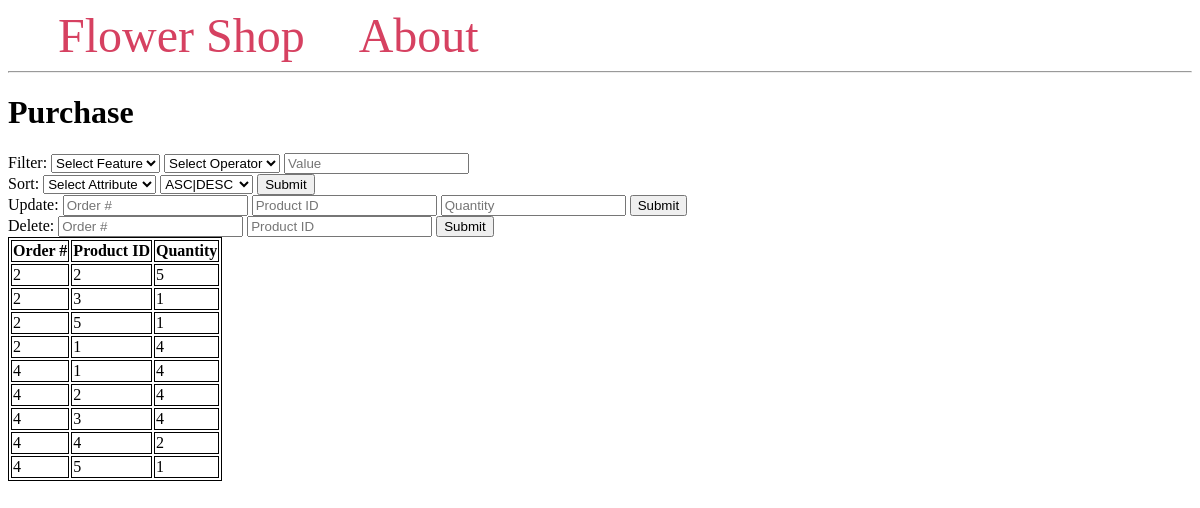
Before: /purchase with the older database file.
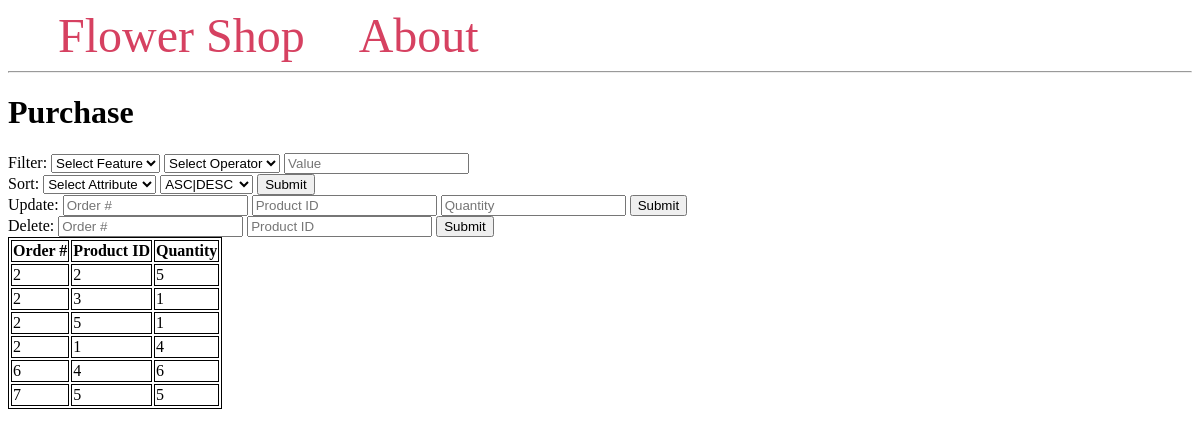
After: the same page with the newer database file.
### tables this page shows
CREATE TABLE purchase(
                orderID INTEGER NOT NULL,
                productID INTEGER NOT NULL,
                quantity INTEGER NOT NULL CHECK (quantity>0),
                PRIMARY KEY(orderID, productID)
                FOREIGN KEY (orderID)
                    REFERENCES orders (orderID)
                    ON DELETE CASCADE,
                FOREIGN KEY (productID)
                    REFERENCES product (productID)
                    ON DELETE CASCADE
            );

### main.py (the view, shortened to what this page needs)
@app.route("/purchase", methods=("GET", "POST"))
def purchase():
    conn = get_db_connection()
    cursor = conn.cursor()
    db = Database(conn, cursor)
    purchases = conn.execute("SELECT * FROM purchase").fetchall()
    return render_template("purchase.html", purchases=purchases)

### main.py (called while the page is built)
def get_db_connection():
    conn = sqlite3.connect('flowershopdatabase.db', check_same_thread=False)
    conn.execute("PRAGMA foreign_keys = 1")
    conn.row_factory = sqlite3.Row
    return conn

### templates/purchase.html (shortened to what this page needs)
{% extends 'base.html' %}
{% block content %}
    <h1>{% block title %} Purchase {% endblock %}</h1>
    <div>
        <form method="post">
            <div>
                <label>Filter:</label>
                <select name="filt_attr">
                    <option value="">Select Feature</option>
                </select>
                <select name="op">
                    <option value="">Select Operator</option>
                </select>
                <input type="text" name="value" placeholder="Value">
            </div>
            <label>Sort:</label>
            <select name="sort_attr" id="sort_attr">
                    <option value="">Select Attribute</option>
            </select>
            <select name="asc" id="asc">
                <option value="">ASC|DESC</option>
            </select>
            <button type="submit" name="sort" value="sort">Submit</button>
            <div>
                <label>Update:</label>
                <input type="text" name="orderID" placeholder="Order #">
                <input type="text" name="productID" placeholder="Product ID">
                <input type="number" name="quantity" placeholder="Quantity" min="0">
                <button type="submit" name="add" value="add">Submit</button>
            </div>
            <div>
                <label>Delete:</label>
                <input type="text" name="orderID2" placeholder="Order #">
                <input type="text" name="productID2" placeholder="Product ID">
                <button type="submit" name="del" value="del">Submit</button>
            </div>
        </form>
    </div>
    <table>
        <tr>
            <th>Order #</th>
            <th>Product ID</th>
            <th>Quantity</th>
        </tr>
        {% for purchase in purchases %}
                <tr>
                    <td>{{ purchase['orderID'] }}</td>
                    <td>{{ purchase['productID'] }}</td>
                    <td>{{ purchase['quantity'] }}</td>
                </tr>
        {% endfor %}
    </table>
{% endblock %}

Changed rows visible on the page:
removed purchase: orderID "4", productID "1", quantity "4"
removed purchase: orderID "4", productID "2", quantity "4"
removed purchase: orderID "4", productID "3", quantity "4"
removed purchase: orderID "4", productID "4", quantity "2"
removed purchase: orderID "4", productID "5", quantity "1"
added purchase: orderID "6", productID "4", quantity "6"
added purchase: orderID "7", productID "5", quantity "5"
